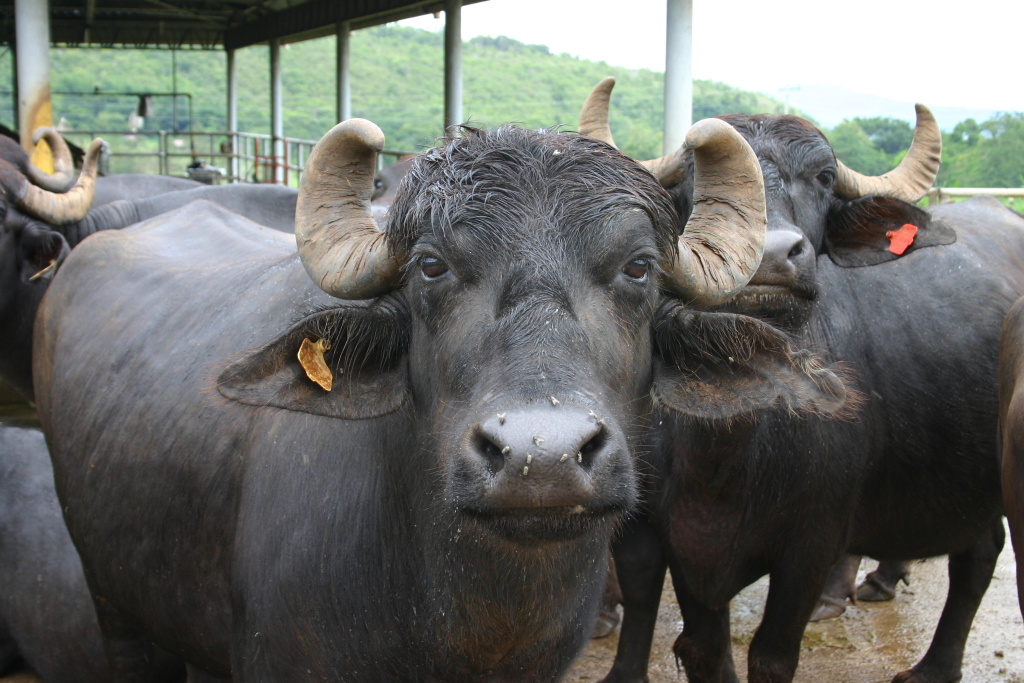
#> input picture test_buffalo.jpg, 3072 x 2048 px (shown at 1/3 size)
$ python -i quality.py   (imports and definitions only)   (older library calls are emulated)
#> lines starting #> are read from the running program, lines starting #| are printed output that depends on the picture
"""
pipeline/quality.py — Image quality gate for the inference server.

Ported from src/identify.py:quality_check(). Runs on both /register and
/search images to prevent bad embeddings from entering the FAISS index.

Blur is measured on the central 50% crop of the image, not the full frame.
This avoids penalizing close-up shots where the background is intentionally
blurred (depth-of-field / bokeh), while still catching genuinely blurry
subjects.
"""

import cv2
import numpy as np

from godhaar.config import (
    MIN_SHORT_SIDE,
    BLUR_THRESHOLD,
    MIN_EXPOSURE,
    MIN_EXPOSURE_STD,
    MAX_EXPOSURE,
)

# Fraction of the image (centered) used for blur measurement.
_BLUR_CENTER_FRAC = 0.50


def _center_region(gray: np.ndarray) -> np.ndarray:
    """Return the central crop of a grayscale image for blur measurement.

    Uses the central `_BLUR_CENTER_FRAC` of each axis so that out-of-focus
    backgrounds (bokeh) don't pull the Laplacian variance below the threshold.
    """
    h, w = gray.shape[:2]
    dy = int(h * (1 - _BLUR_CENTER_FRAC) / 2)
    dx = int(w * (1 - _BLUR_CENTER_FRAC) / 2)
    # Guard against degenerate images where crop would be empty
    dy = max(dy, 0)
    dx = max(dx, 0)
    return gray[dy: h - dy or h, dx: w - dx or w]


def _blur_score(gray: np.ndarray) -> float:
    """Sharpness of an already-CROPPED subject: the sharper of two regions.

    The central-50% rule below (_center_region) assumes the subject is central
    and the out-of-focus background peripheral. That holds for a raw camera
    frame, which is why quality_check() still uses it alone. It inverts for a
    tight YOLO crop: the background has ALREADY been cropped away, and what
    now sits dead-center is the animal's smooth hide — the bridge of the nose,
    a flat cheek — while the texture that actually proves focus (the muzzle's
    bead pattern, hair boundaries, horn edges) sits off-center.

    Measured on a real reported field photo: the full frame's central 50%
    scored 511.97 — unambiguously sharp — while the same photo's CROP scored
    17.50 and was rejected as "bad_quality blur". Nothing about the photo was
    blurry; the measurement window had simply moved onto featureless hide.
    This is the same class of defect as the muzzle-color ROI bug (see
    CLAUDE.md): the wrong pixels were being measured, and no change to
    BLUR_THRESHOLD can fix that — lowering it to admit this photo would admit
    genuinely blurry ones too.

    Taking the MAX of the central region and the whole crop asks the question
    the gate actually cares about — "is the subject in focus ANYWHERE?" — and
    is monotonically >= the previous measurement, so it cannot reject any
    image that passes today. It only stops discarding sharp ones.
    """
    center = float(cv2.Laplacian(_center_region(gray), cv2.CV_64F).var())
    whole = float(cv2.Laplacian(gray, cv2.CV_64F).var())
    return max(center, whole)


# [48 lines left out: function quality_check, not called in this run]


def quality_check_cv2(img: np.ndarray) -> tuple[str, str]:
    """Run quality checks on an already-decoded BGR image.

    Parameters
    ----------
    img : np.ndarray
        BGR image matrix (from cv2.imread or YOLO crop).

    Returns
    -------
    (status, reason) : tuple[str, str]
    """
    if img is None or img.size == 0:
        return "REJECTED_INPUT", "empty_image"

    h, w = img.shape[:2]
    short = min(w, h)

    gray = cv2.cvtColor(img, cv2.COLOR_BGR2GRAY)
    # This function's callers pass a YOLO crop (main.py register/search), so
    # blur is scored with the crop-aware rule — see _blur_score.
    blur = _blur_score(gray)
    exp = float(gray.mean())

    if short < MIN_SHORT_SIDE:
        return "RECAPTURE", f"bad_quality short={short}"
    if blur < BLUR_THRESHOLD:
        return "RECAPTURE", f"bad_quality blur={blur:.2f}"
    if exp > MAX_EXPOSURE:
        return "RECAPTURE", f"bad_quality exposure={exp:.2f}"
    if exp < MIN_EXPOSURE:
        # Low mean brightness alone doesn't distinguish a naturally dark
        # subject (black/dark-brown cattle, common in Indian breeds) from a
        # genuinely underexposed photo. A real underexposed shot is dark AND
        # flat; a well-lit dark animal still has real local contrast. Only
        # reject when both conditions hold.
        contrast = float(gray.std())
        if contrast < MIN_EXPOSURE_STD:
            return (
                "RECAPTURE",
                f"bad_quality exposure={exp:.2f} contrast={contrast:.2f}",
            )

    return "GOOD", "ok"

>>> import cv2
>>> picture = cv2.imread('../test_buffalo.jpg')
#> picture is the input picture: shape (2048, 3072, 3); mean B, G, R 104.4, 108.8, 107
>>> result = quality_check_cv2(picture)
#> in quality_check_cv2, `gray = cv2.cvtColor(img, cv2.COLOR_BGR2GRAY)`:
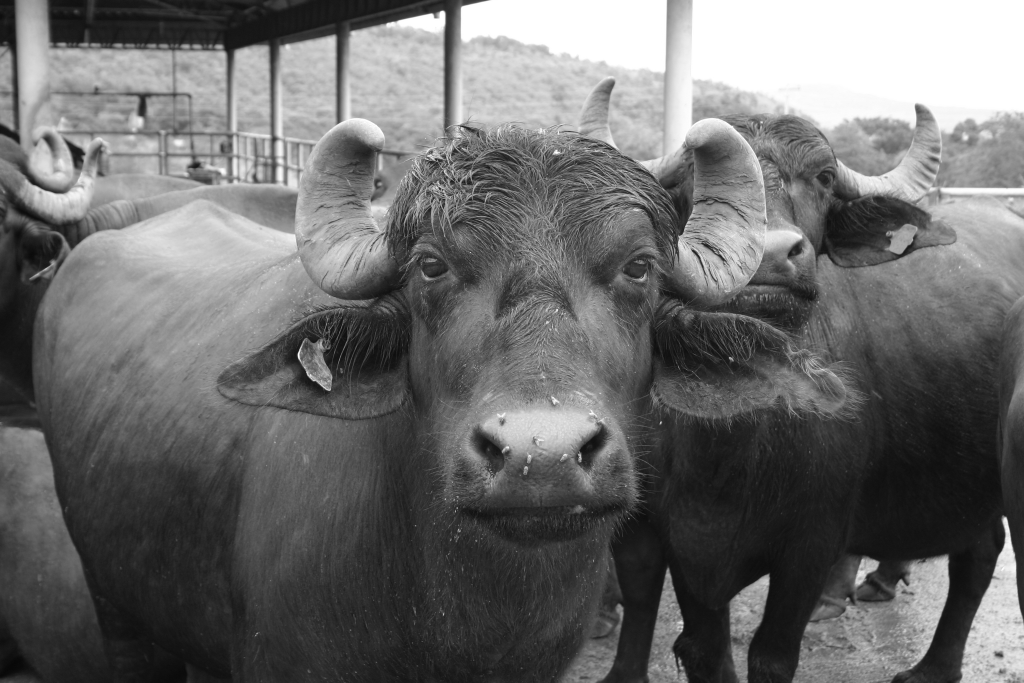
#> gray: shape (2048, 3072) (shown at 1/3 size); min 1, max 255, mean 107.8
#> in _center_region, `return gray[dy: h - dy or h, dx: w - dx or w]`:
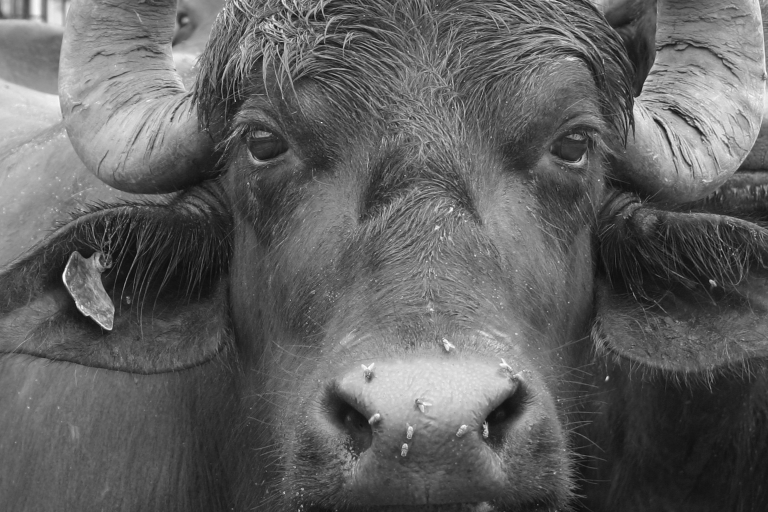
#> returned value: shape (1024, 1536) (shown at 1/2 size); min 1, max 255, mean 96.5
#> in _blur_score, `center = float(cv2.Laplacian(_center_region(gray), cv2.CV_64F).var())`: center = 457.4
#> in _blur_score, `whole = float(cv2.Laplacian(gray, cv2.CV_64F).var())`: whole = 156.9
#> in quality_check_cv2, `blur = _blur_score(gray)`: blur = 457.4
#> in quality_check_cv2, `exp = float(gray.mean())`: exp = 107.8
#> result = ('GOOD', 'ok')

$ run again, on crop_01.jpg
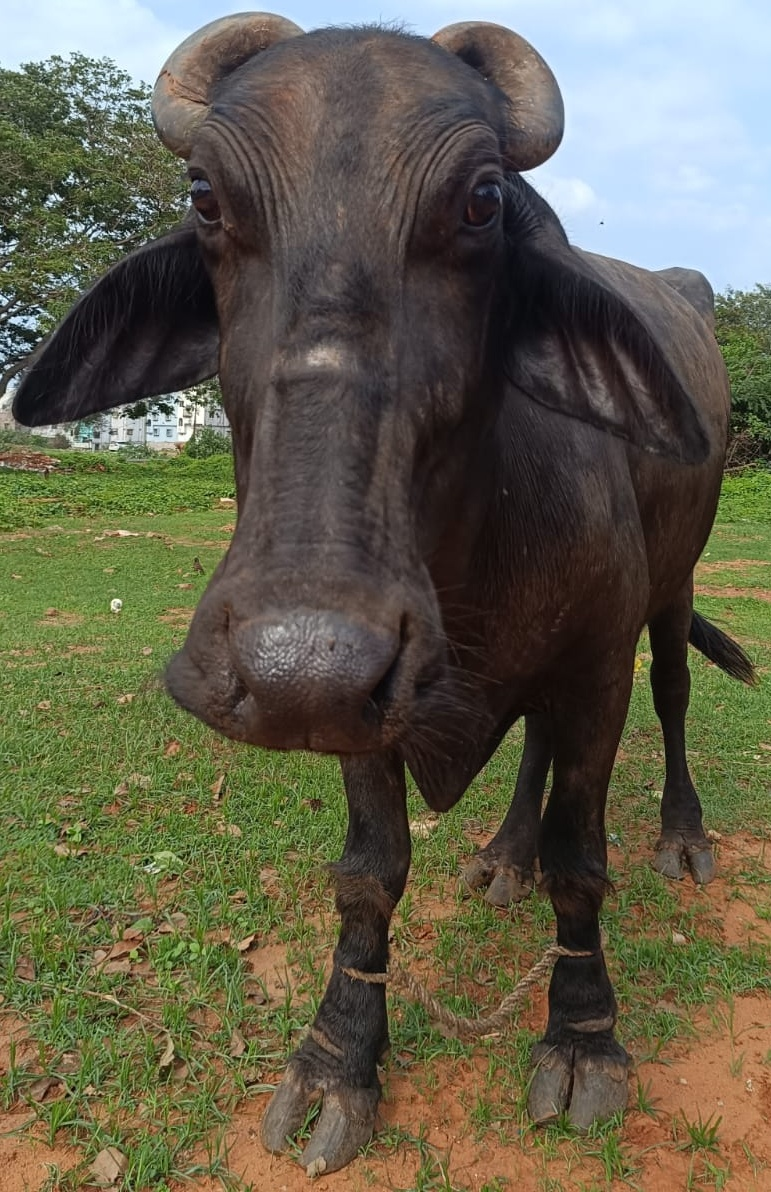
#> input picture crop_01.jpg, 771 x 1192 px
#> picture is the input picture: shape (1192, 771, 3); mean B, G, R 76.2, 95.2, 98.5
#> in quality_check_cv2, `gray = cv2.cvtColor(img, cv2.COLOR_BGR2GRAY)`:
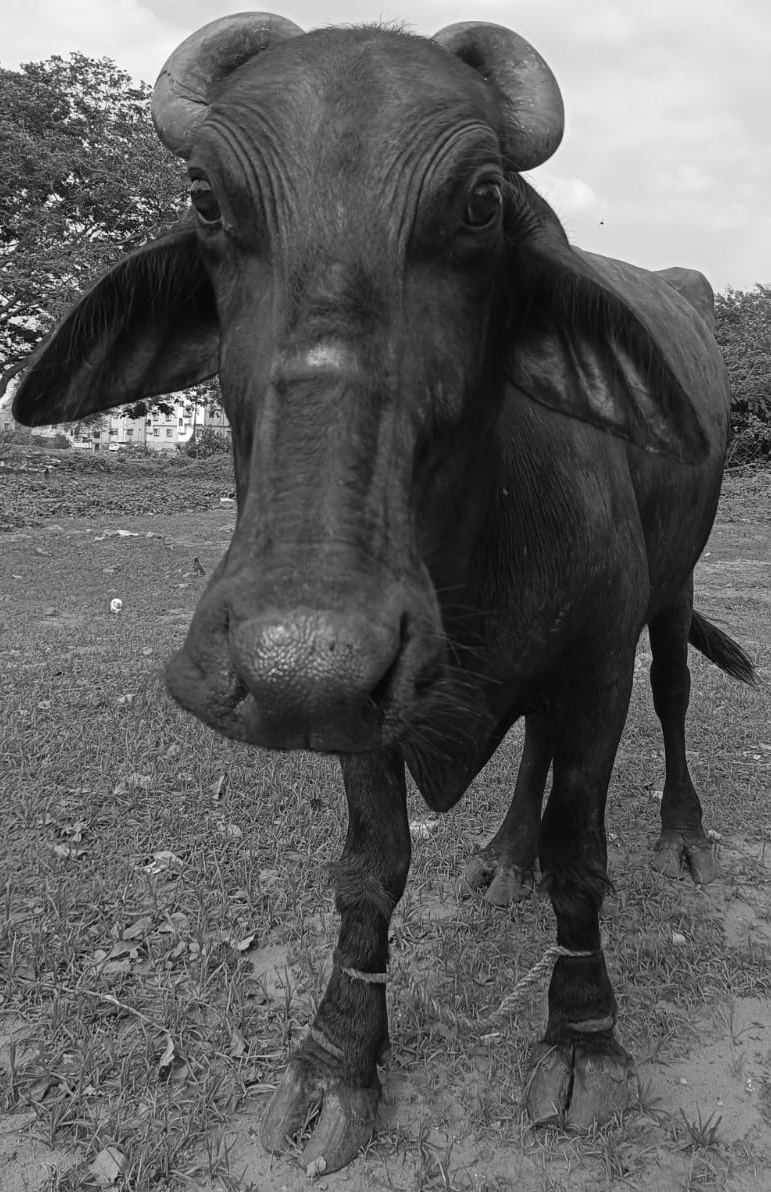
#> gray: shape (1192, 771); min 1, max 254, mean 94
#> in _center_region, `return gray[dy: h - dy or h, dx: w - dx or w]`:
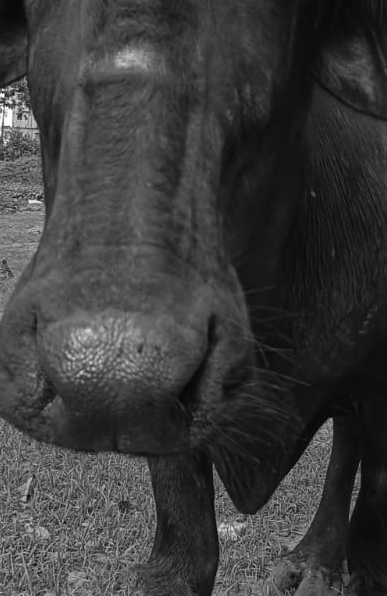
#> returned value: shape (596, 387); min 1, max 254, mean 59.5
#> center = 751
#> whole = 1288
#> exp = 94
#> result = ('GOOD', 'ok')

$ run again, on crop_02.jpg
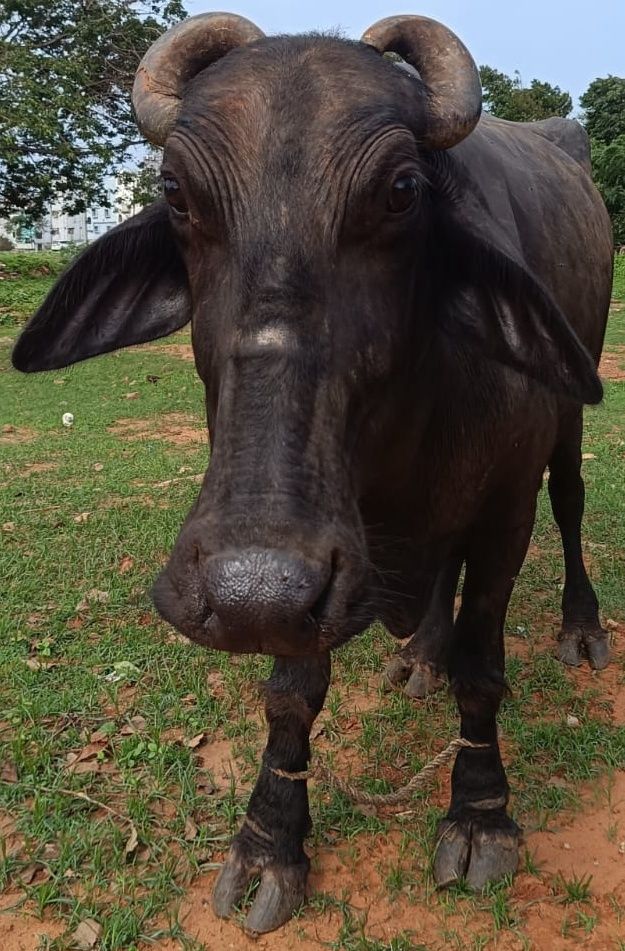
#> input picture crop_02.jpg, 625 x 951 px
#> picture is the input picture: shape (951, 625, 3); mean B, G, R 60.9, 76.6, 83.1
#> in quality_check_cv2, `gray = cv2.cvtColor(img, cv2.COLOR_BGR2GRAY)`:
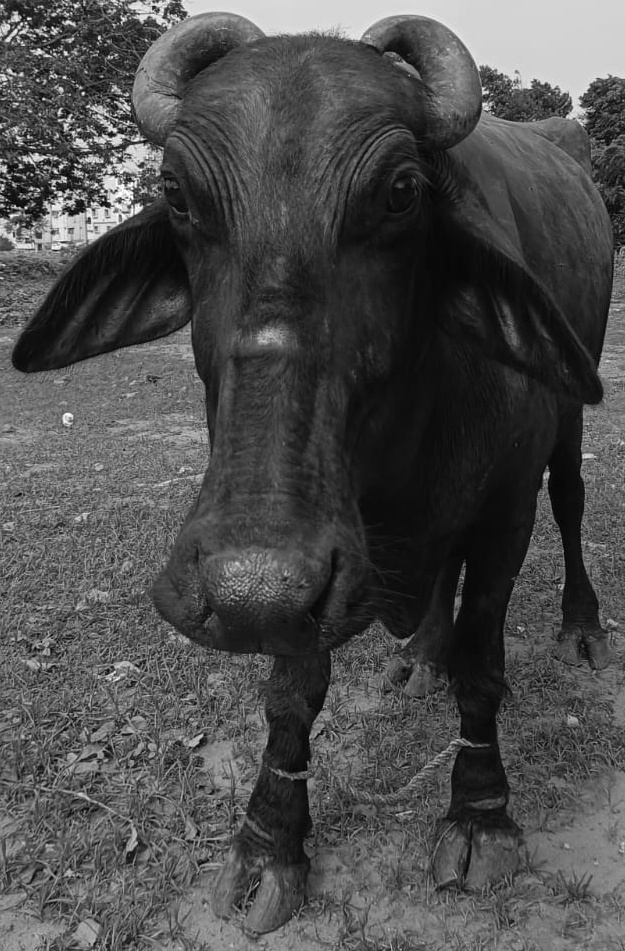
#> gray: shape (951, 625); min 0, max 254, mean 76.8
#> in _center_region, `return gray[dy: h - dy or h, dx: w - dx or w]`:
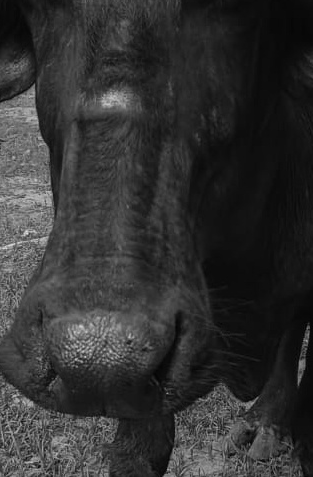
#> returned value: shape (477, 313); min 1, max 223, mean 49.8
#> center = 647.8
#> whole = 1384
#> exp = 76.77
#> result = ('GOOD', 'ok')

$ run again, on crop_03.jpg
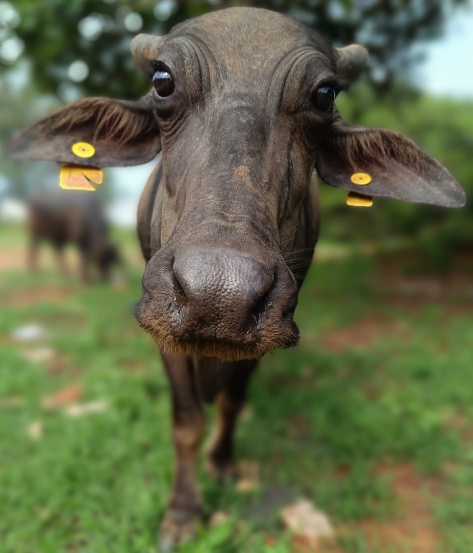
#> input picture crop_03.jpg, 946 x 1105 px (shown at 1/2 size)
#> picture is the input picture: shape (1105, 946, 3); mean B, G, R 71.9, 103.8, 97.3
#> in quality_check_cv2, `gray = cv2.cvtColor(img, cv2.COLOR_BGR2GRAY)`:
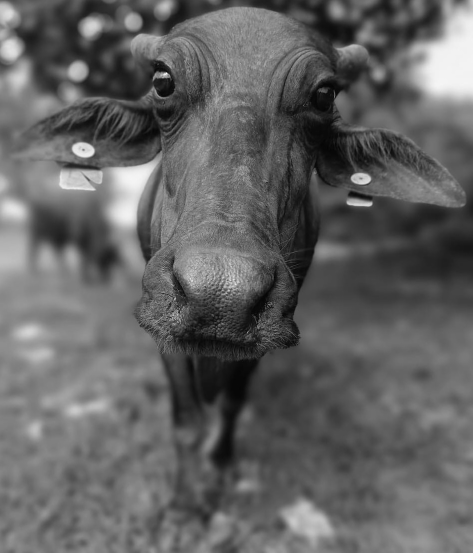
#> gray: shape (1105, 946) (shown at 1/2 size); min 0, max 251, mean 98.2
#> in _center_region, `return gray[dy: h - dy or h, dx: w - dx or w]`:
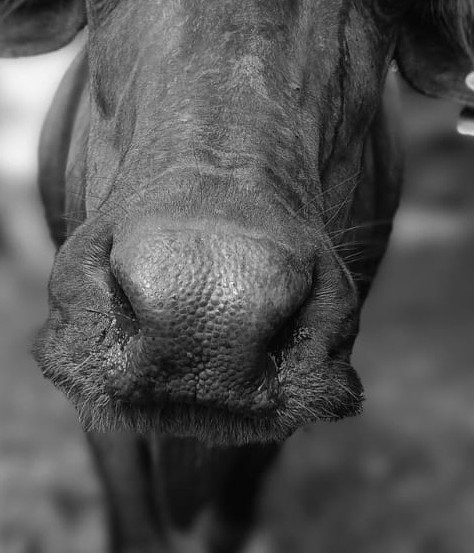
#> returned value: shape (553, 474); min 0, max 251, mean 84.9
#> center = 673.8
#> whole = 204.9
#> blur = 673.8
#> exp = 98.21
#> result = ('GOOD', 'ok')
